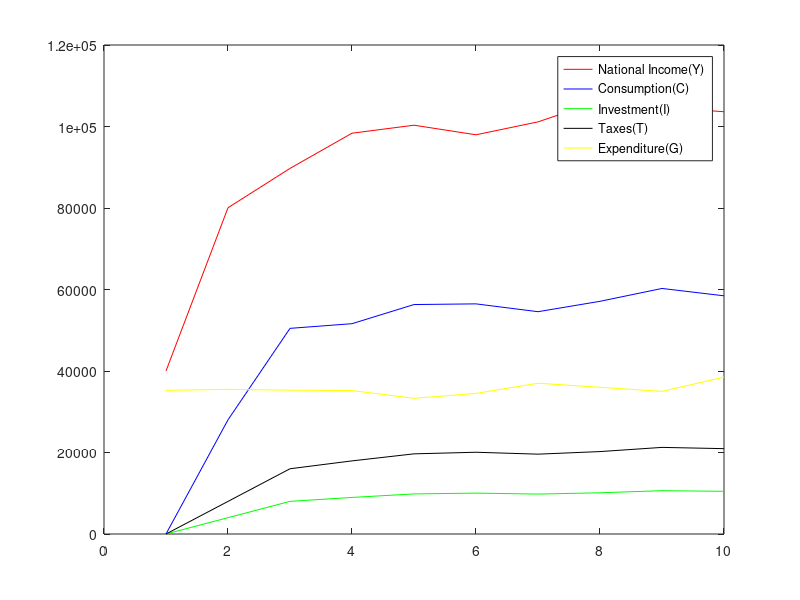

Write the MATLAB code that produced this figure.
G = [35250,35500,35300,35200,33300,34500,37000,36000,35000,38500];
Y(1)=40000;
for k= 2:10
    I(k)=2+0.1*Y(k-1);
    Y(k) = 45.45+2.27*(I(k-1)+G(k-1));
    T(k)=0.2*Y(k-1);
    C(k) = 20+0.7*(Y(k-1)-T(k-1));
end
format short g
C
I
T
format short g
Y
plot(Y, 'red')
hold on
plot(C, 'blue')
hold on
plot(I, 'green')
hold on
plot(T,'black')
hold on
plot(G, 'yellow')
h = legend('National Income(Y)','Consumption(C)','Investment(I)','Taxes(T)','Expenditure(G)');
set(h,'Interpreter','none')


